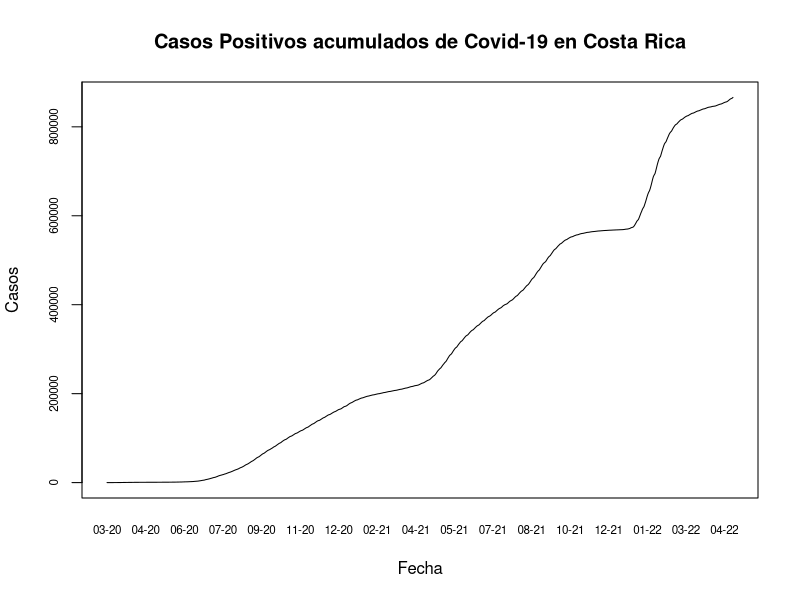
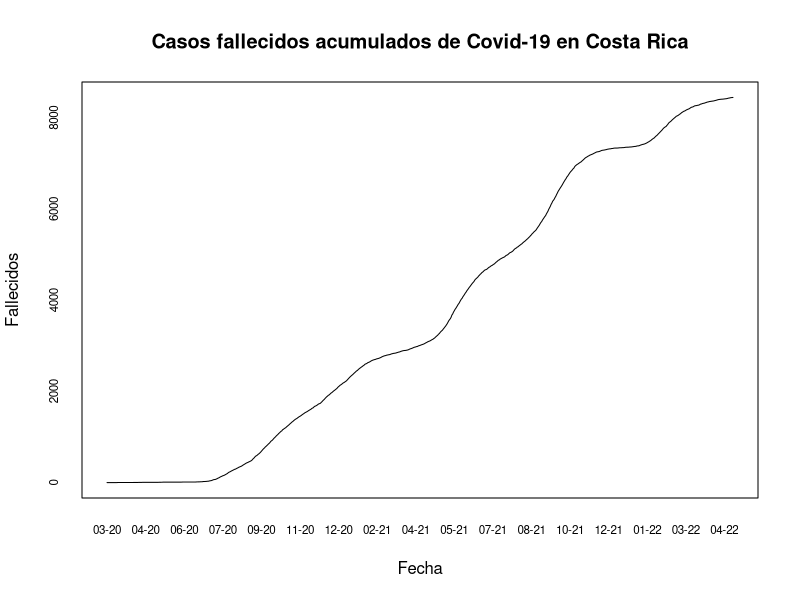
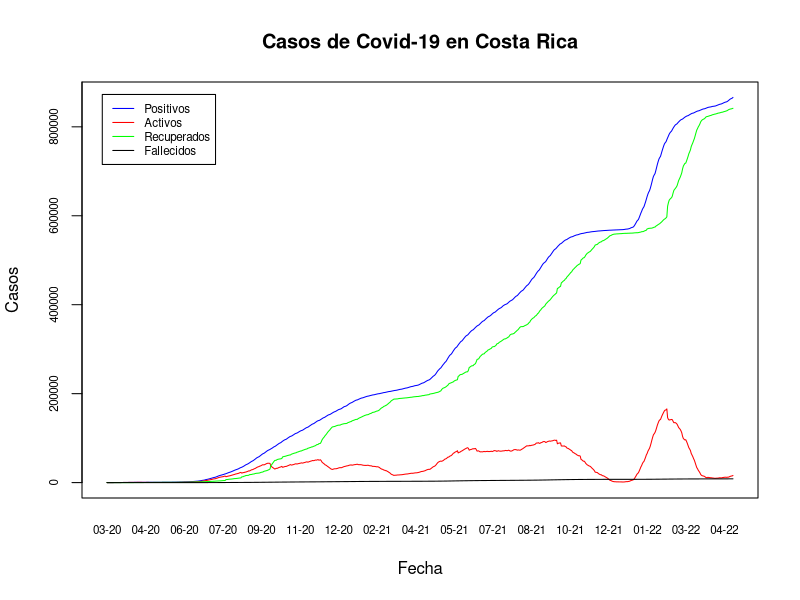
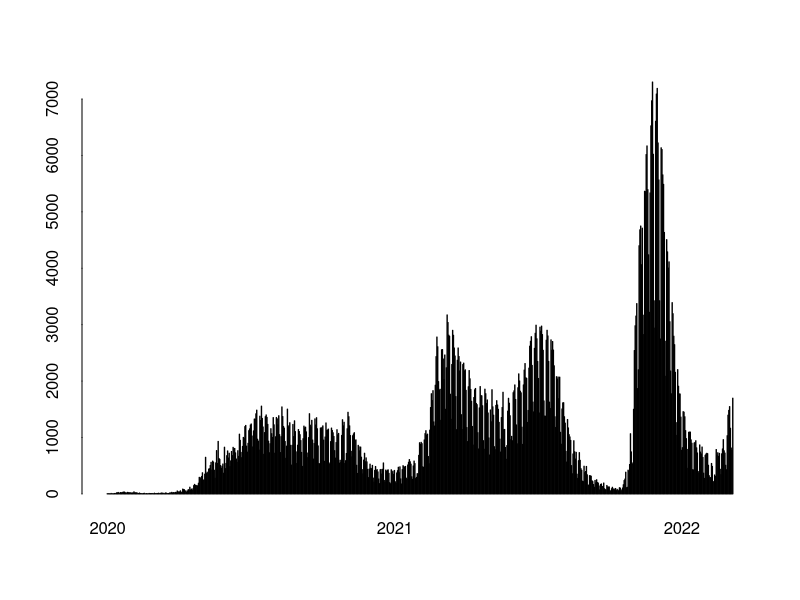
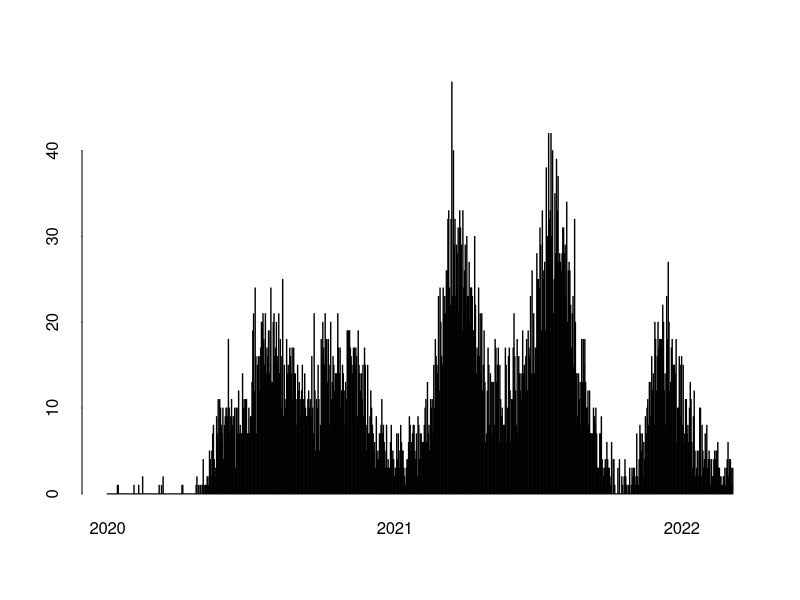
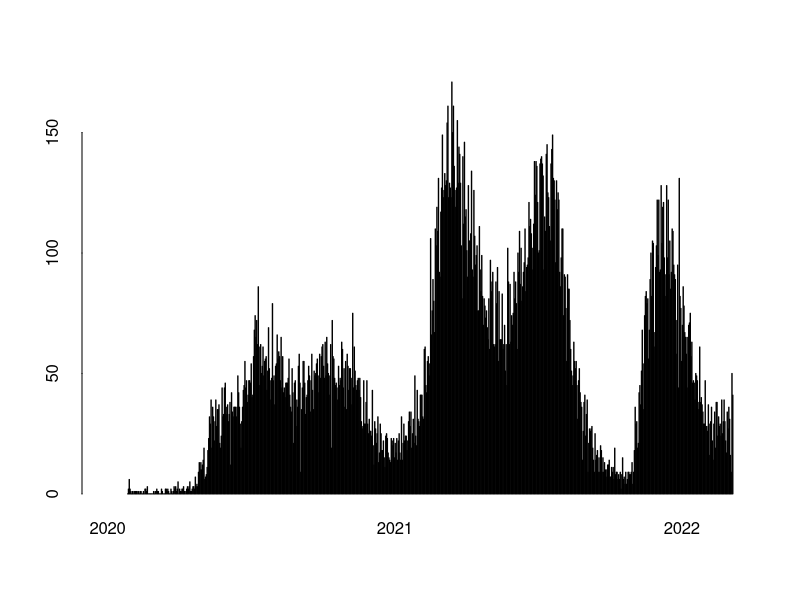
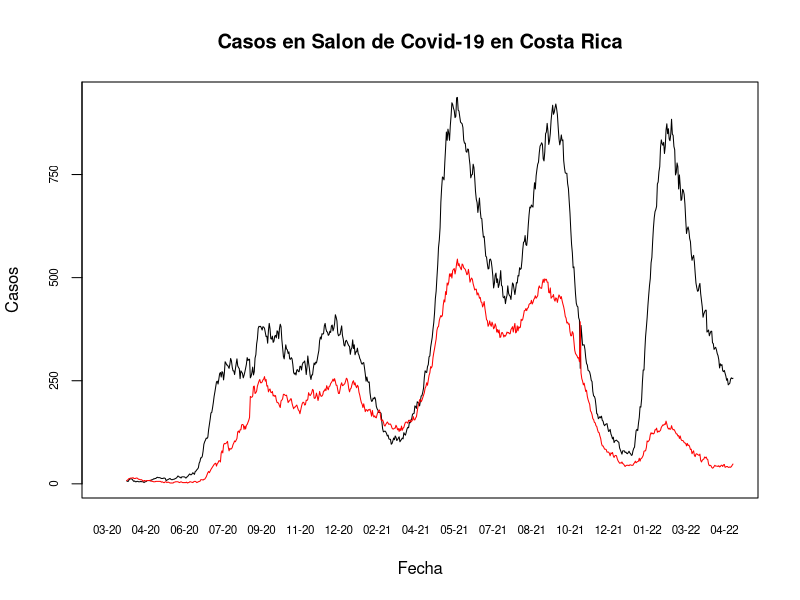

These figures' R source, in order:
## ---- chunk 1
knitr::opts_chunk$set(echo = TRUE)
## ---- chunk 2
covid <- read.csv(file="05_10_22_CSV_GENERAL.csv", sep = ";")
## ---- chunk 3
options(scipen = 7)
## ---- chunk 4
covid$FECHA <- as.Date(covid$FECHA, format = "%d/%m/%Y")
## ---- chunk 5
plot(x = covid$FECHA, y = covid$positivos, main = "Casos Positivos acumulados de Covid-19 en Costa Rica", 
     type = "l",
     xlab = "Fecha",
     ylab = "Casos", 
     xaxt = "n", 
     yaxt = "n")

# Formato del eje X
axis(side = 1,
     covid$FECHA,
     tick = FALSE,
     format(covid$FECHA, "%m-%y"),
     cex.axis = .7)  


# Formato del eje Y
axis(
  side = 2,
  covid$positivos,
  labels = TRUE,  
  at = seq(0, 1000000, by = 200000),
  cex.axis = .7
)



## ---- chunk 6
plot(x = covid$FECHA, y = covid$fallecidos, main = "Casos fallecidos acumulados de Covid-19 en Costa Rica", 
     type = "l",
     xlab = "Fecha",
     ylab = "Fallecidos", 
     xaxt = "n", 
     yaxt = "n")

# Formato del eje X
axis(side = 1,
     covid$FECHA,
     tick = FALSE,
     format(covid$FECHA, "%m-%y"),
     cex.axis = .7)  


# Formato del eje Y
axis(
  side = 2,
  covid$fallecidos,
  labels = TRUE,  
  at = seq(0, 10000, by = 2000),
  cex.axis = .7
)



## ---- chunk 7
plot(x = covid$FECHA, y = covid$positivos, main = "Casos de Covid-19 en Costa Rica", 
     type = "l",
     xlab = "Fecha",
     ylab = "Casos", 
     xaxt = "n", 
     yaxt = "n",
     col= "blue")

# Formato del eje X
axis(side = 1,
     covid$FECHA,
     tick = FALSE,
     format(covid$FECHA, "%m-%y"),
     cex.axis = .7)  

# Leyenda
legend(
  x = "topleft",
  inset = 0.03,
  legend = c("Positivos", "Activos", "Recuperados", "Fallecidos"),
  col = c("blue", "red", "green", "black"),
  lty = 1,
  cex = 0.7)


# Formato del eje Y
axis(
  side = 2,
  covid$positivos,
  labels = TRUE,  
  at = seq(0, 1000000, by = 200000),
  cex.axis = .7
)  

# Casos Activos
lines(covid$FECHA, covid$activos, col="red")

# Casos recuperados
lines(covid$FECHA, covid$RECUPERADOS, col="green")


# Casos fallecidos
lines(covid$FECHA, covid$fallecidos, col="black")



## ---- chunk 8
barplot(
  height = covid$nue_posi,
  names.arg = format(covid$FECHA, "%Y"),
  ann = FALSE, 
  bty = "n", 
  tck = 0, 
  xaxt = "n",
  space = 1,
  main = "Casos positivos por día",
  xlab = "Fecha",
  ylab = "Casos positivos",
  col = "blue"
)  

# Fechas minima y máxima
x_min <- min(covid$FECHA)
x_max <- max(covid$FECHA)

# Formato del eje X
axis(
  side = 1,
  at = match(seq(as.Date(x_min), x_max, "years"), covid$FECHA) * (1 + 1),
  labels = format(seq(as.Date(x_min), x_max, "years"), "%Y"),
  lwd = 0)
## ---- chunk 9
barplot(
  height = covid$nue_falleci,
  names.arg = format(covid$FECHA, "%Y"),
  ann = FALSE, 
  bty = "n", 
  tck = 0, 
  xaxt = "n",
  space = 1,
  main = "Casos fallecidos por día",
  xlab = "Fecha",
  ylab = "fallecidos",
  col = "blue"
)  

# Fechas minima y máxima
x_min <- min(covid$FECHA)
x_max <- max(covid$FECHA)

# Formato del eje X
axis(
  side = 1,
  at = match(seq(as.Date(x_min), x_max, "years"), covid$FECHA) * (1 + 1),
  labels = format(seq(as.Date(x_min), x_max, "years"), "%Y"),
  lwd = 0)
## ---- chunk 10
barplot(
  height = covid$nue_hospi,
  names.arg = format(covid$FECHA, "%Y"),
  ann = FALSE, 
  bty = "n", 
  tck = 0, 
  xaxt = "n",
  space = 1,
  main = "Casos hospitalizados por día",
  xlab = "Fecha",
  ylab = "hospitalizados",
  col = "blue"
)  

# Fechas minima y máxima
x_min <- min(covid$FECHA)
x_max <- max(covid$FECHA)

# Formato del eje X
axis(
  side = 1,
  at = match(seq(as.Date(x_min), x_max, "years"), covid$FECHA) * (1 + 1),
  labels = format(seq(as.Date(x_min), x_max, "years"), "%Y"),
  lwd = 0)
## ---- chunk 11
plot(x = covid$FECHA, y = covid$salon, main = "Casos en Salon de Covid-19 en Costa Rica", 
     type = "l",
     xlab = "Fecha",
     ylab = "Casos", 
     xaxt = "n", 
     yaxt = "n")
lines(covid$FECHA, covid$UCI, col="red")

# Formato del eje X
axis(side = 1,
     covid$FECHA,
     tick = FALSE,
     format(covid$FECHA, "%m-%y"),
     cex.axis = .7)  


# Formato del eje Y
axis(
  side = 2,
  covid$salon,
  labels = TRUE,  
  at = seq(0, 1000, by = 250),
  cex.axis = .7
)
